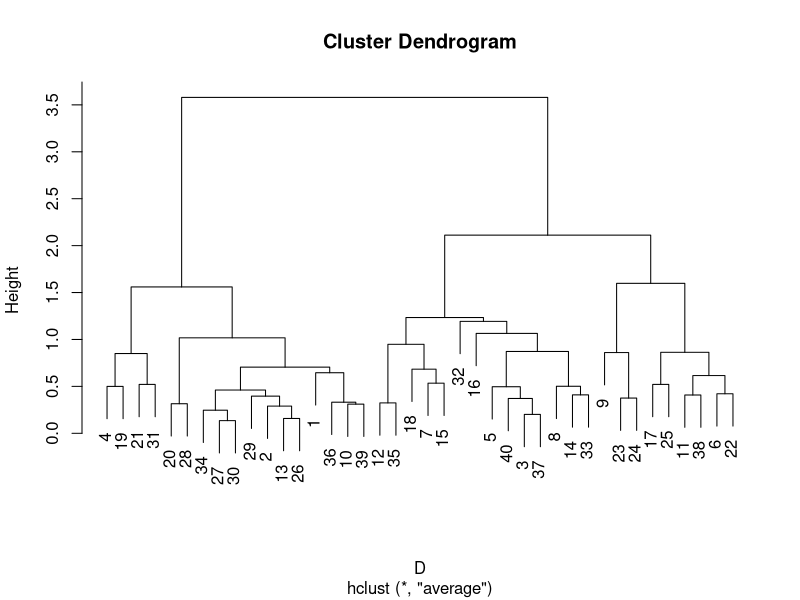
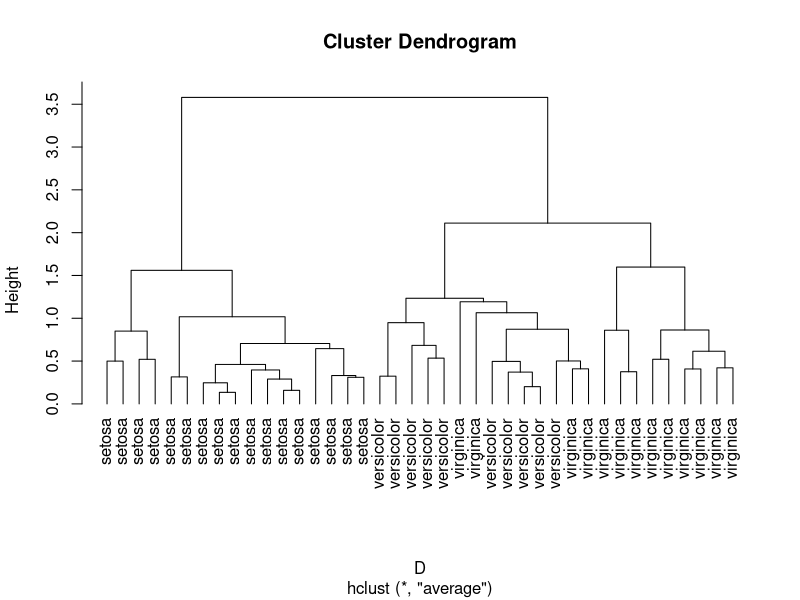
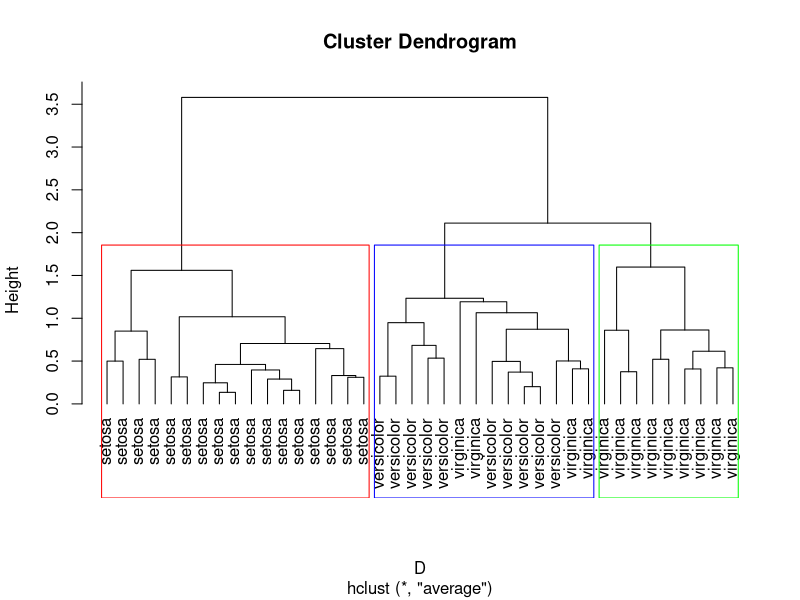

R code for these plots, in order:
## ---- chunk 1
knitr::opts_chunk$set(echo = TRUE)
## ---- chunk 2
library(dplyr)
data(iris)
iris_df <- tbl_df(iris)
## ---- chunk 3
set.seed(2122019)
sampleiris <- sample_n(iris_df,40)

## ---- chunk 4
sampleiris_num <- sampleiris %>% select(-Species)
sampleiris_scaled <- scale(sampleiris_num)
D <- dist(sampleiris_scaled)
## ---- chunk 5
 dendro.avg <- hclust(D, method = "average")
## ---- chunk 6
 plot(dendro.avg)
## ---- chunk 7
 plot(dendro.avg, hang=-1, label=sampleiris$Species)
## ---- chunk 8
groups.avg <- cutree(dendro.avg, k = 3) 
## ---- chunk 9
 plot(dendro.avg, hang=-1, label=sampleiris$Species)
 rect.hclust(dendro.avg,k=3, border = c("red","blue","green"))
## ---- chunk 10
table(sampleiris$Species,groups.avg)
## ---- chunk 11
 
